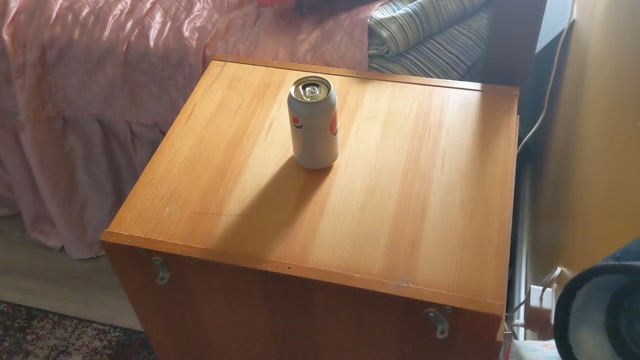
#> input picture images/img_002.jpg, 640 x 360 px
$ python -i plane_tracker.py   (imports and definitions only)
#> lines starting #> are read from the running program, lines starting #| are printed output that depends on the picture
#!/usr/bin/env python
# coding: utf-8

# In[1]:


from __future__ import print_function
import sys
PY3 = sys.version_info[0] == 3

if PY3:
    xrange = range

import numpy as np


# In[2]:


import cv2 as cv


# In[3]:


# In[4]:


from collections import namedtuple


# In[5]:


import video
import common
from video import presets


# In[6]:


FLANN_INDEX_KDTREE = 1
FLANN_INDEX_LSH    = 6
flann_params= dict(algorithm = FLANN_INDEX_LSH,
                   table_number = 6, # 12
                   key_size = 12,     # 20
                   multi_probe_level = 1) #2

MIN_MATCH_COUNT = 10


# In[7]:


'''
  image     - image to track
  rect      - tracked rectangle (x1, y1, x2, y2)
  keypoints - keypoints detected inside rect
  descrs    - their descriptors
  data      - some user-provided data
'''
PlanarTarget = namedtuple('PlaneTarget', 'image, rect, keypoints, descrs, data')


# In[8]:


'''
  target - reference to PlanarTarget
  p0     - matched points coords in target image
  p1     - matched points coords in input frame
  H      - homography matrix from p0 to p1
  quad   - target boundary quad in input frame
'''
TrackedTarget = namedtuple('TrackedTarget', 'target, p0, p1, H, quad')


# In[9]:


class PlaneTracker:
    def __init__(self):
        self.detector = cv.ORB_create(  nfeatures = 10000,
                                        scaleFactor=1.5,
                                        nlevels=10,
                                        edgeThreshold=100,
                                        firstLevel=0,
                                        WTA_K=4,
                                        scoreType = cv.ORB_FAST_SCORE,
                                        patchSize=31,
                                        fastThreshold=30)
        self.matcher = cv.FlannBasedMatcher(flann_params, {})  # bug : need to pass empty dict
        self.bf = cv.BFMatcher(cv.NORM_HAMMING)
        self.targets = []
        self.frame_points = []

    # [22 lines left out: functions add_target, clear, not called in this run]

    def track(self, frame):
        '''Returns a list of detected TrackedTarget objects'''
        self.frame_points, frame_descrs = self.detect_features(frame)
        if len(self.frame_points) < MIN_MATCH_COUNT:
            return []
        matches = self.matcher.knnMatch(frame_descrs, k = 2)
        matches = [m[0] for m in matches if len(m) > 1 and m[0].distance < m[1].distance * 0.70]
        if len(matches) < MIN_MATCH_COUNT:
            return []
        matches_by_id = [[] for _ in xrange(len(self.targets))]
        for m in matches:
            matches_by_id[m.imgIdx].append(m)
        tracked = []
        for imgIdx, matches in enumerate(matches_by_id):
            if len(matches) < MIN_MATCH_COUNT:
                continue
            target = self.targets[imgIdx]
            p0 = [target.keypoints[m.trainIdx].pt for m in matches]
            p1 = [self.frame_points[m.queryIdx].pt for m in matches]
            p0, p1 = np.float32((p0, p1))
            H, status = cv.findHomography(p0, p1, cv.RANSAC, 1.0)
            status = status.ravel() != 0
            if status.sum() < MIN_MATCH_COUNT:
                continue
            p0, p1 = p0[status], p1[status]

            x0, y0, x1, y1 = target.rect
            quad = np.float32([[x0, y0], [x1, y0], [x1, y1], [x0, y1]])
            quad = cv.perspectiveTransform(quad.reshape(1, -1, 2), H).reshape(-1, 2)

            track = TrackedTarget(target=target, p0=p0, p1=p1, H=H, quad=quad)
            tracked.append(track)
        tracked.sort(key = lambda t: len(t.p0), reverse=True)
        return tracked

    def detect_features(self, frame):
        '''detect_features(self, frame) -> keypoints, descrs'''
        clahe = cv.createCLAHE(clipLimit=50.0, tileGridSize=((20, 20)))
        frame = cv.cvtColor(frame, cv.COLOR_RGB2GRAY)
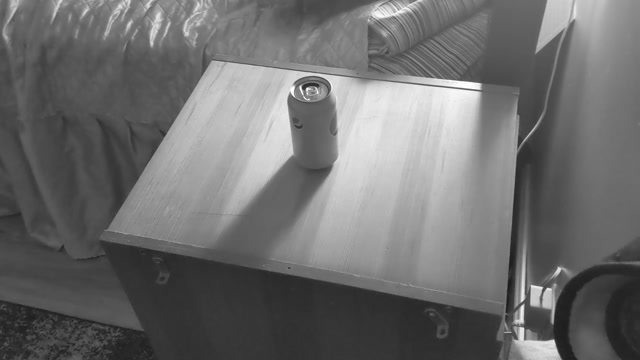
#> frame: shape (360, 640); min 26, max 255, mean 110
        frame = clahe.apply(frame)
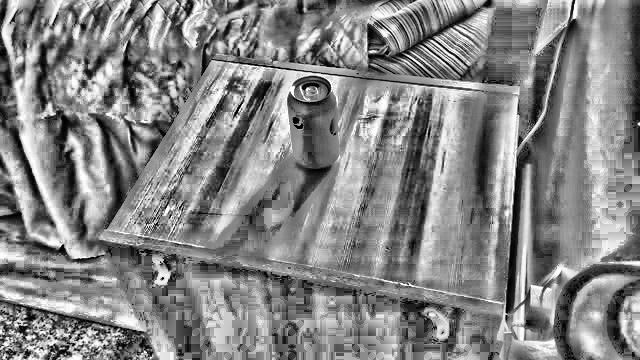
#> frame: shape (360, 640); min 0, max 255, mean 132.8
        keypoints, descrs = self.detector.detectAndCompute(frame, None)
#> keypoints = 1476 keypoints; strongest (x, y, size): (177, 171, 31), (185, 101, 31), (298, 125, 31), (298, 128, 31)
        if descrs is None:  # detectAndCompute returns descs=None if not keypoints found
            descrs = []
        return keypoints, descrs


# In[10]:


class App:
    # [8 lines left out: function __init__, not called in this run]

    def on_rect(self, rect):
        self.tracker.add_target(self.frame, rect)

    # [26 lines left out: function run, not called in this run]

# [9 lines not run here, left out]


# In[ ]:

>>> import cv2
>>> picture = cv2.cvtColor(cv2.imread('images/img_002.jpg'), cv2.COLOR_BGR2RGB)
>>> result = PlaneTracker().track(picture)
#> in track, `self.frame_points, frame_descrs = self.detect_features(frame)`: self.frame_points has the same summary as keypoints in detect_features
#> in track, `matches = self.matcher.knnMatch(frame_descrs, k = 2)`: matches = ()
#> in track, `matches = [m[0] for m in matches if len(m) > 1 and m[0].distance < m[1..`: matches = []
#> result = []
